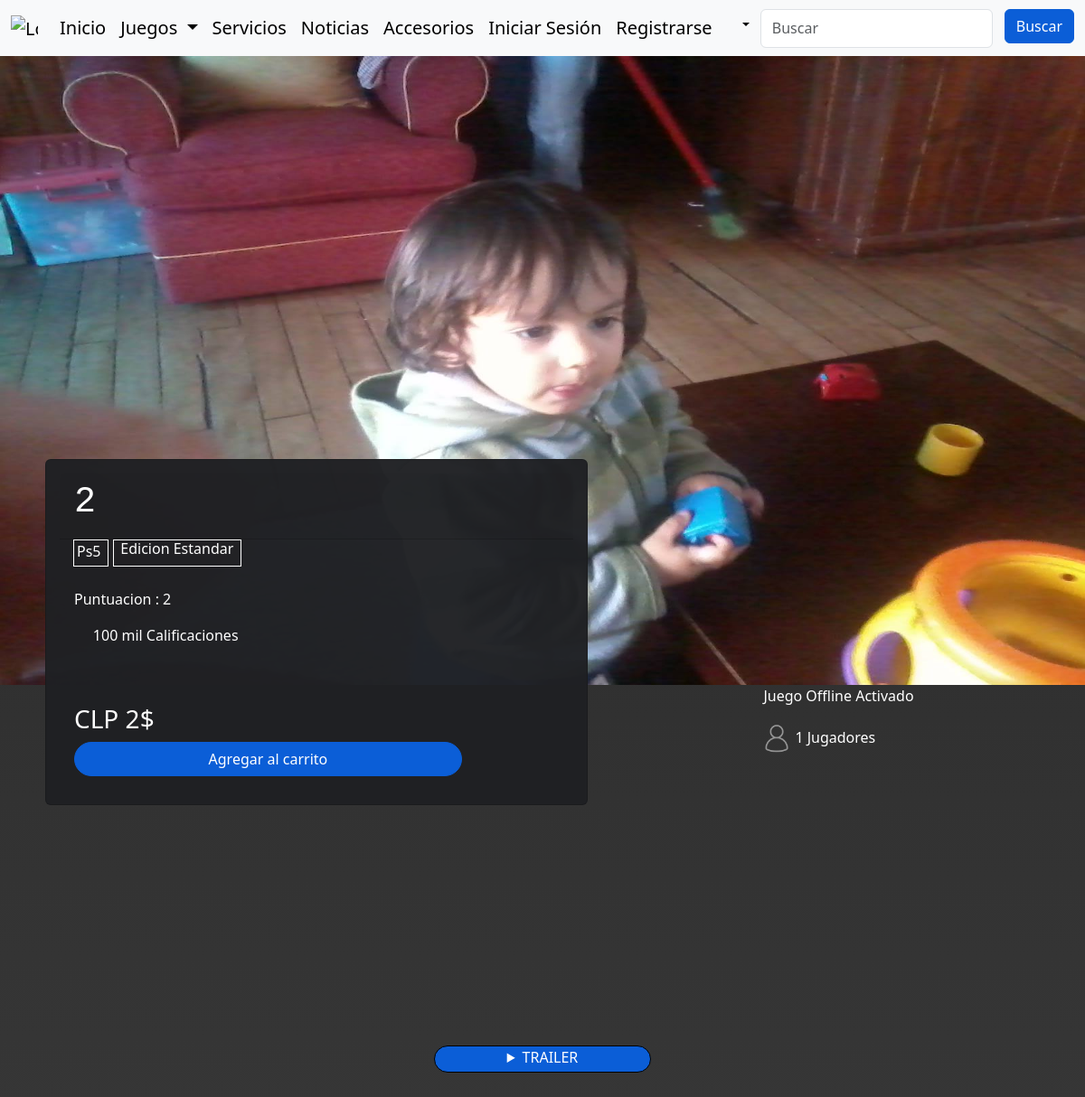
Screenshot of /cliente/Registros/game/1 with the database file from the repository.
### cliente/models.py (models this page shows, shortened)
class Categoria_juegos(models.Model):
    idcategoria = models.CharField(primary_key=True,max_length=10)
    nombre=models.CharField(max_length=100)

class Juegos(models.Model):
    idjuego=models.AutoField(primary_key=True)
    nombre=models.CharField(max_length=100)
    puntuacion = models.IntegerField(
        validators=[MinValueValidator(1), MaxValueValidator(10)])
    precio=models.CharField(max_length=20)
    imagen=models.ImageField( upload_to="cliente", null=False)
    cantidad_jugadores=models.CharField(max_length=100)
    online=models.BooleanField(default=False)
    mas18=models.BooleanField(default=False)
    id_categoria = models.ForeignKey('Categoria_juegos',on_delete=models.CASCADE, db_column='idcategoria')
    video=models.FileField(upload_to="cliente", null=False)
    estreno=models.BooleanField(default= False)

### cliente/views.py (the view)
# urls.py: path('game/<str:idjuego>',views.game, name='game'),
def game(request,idjuego):
        juegos=Juegos.objects.get(idjuego=idjuego)
        categorias = Categoria_juegos.objects.filter(idcategoria=juegos.id_categoria.idcategoria)
        context={'juegos':juegos,'categorias':categorias}
        return render(request,'cliente/Juegos/game.html',context)

### cliente/templates/cliente/Juegos/game.html (shortened to what this page needs)
{% extends 'cliente/home.html' %}
{% load static %}
{% block css %}
<link rel="stylesheet" href="{% static  'cliente/css/detalles.css'%}">
{% endblock %}
{% block contenido %}
{% if juegos  %}
{%for categoria in categorias %}
<div class="container" >
  <img class="img-fluid" src="{{juegos.imagen.url}}" alt="" >
</div>
<div class="container-card">
<div class="card text-bg-dark mb-3" style=>
  <div class="card-header" ><h1>{{juegos.nombre}}</h1></div>
  <div class="card-body-1">
      <h6 class="card-title-2" style=" margin-left: 5px; border: 1px solid #fff; min-width: 7%; height: 30px;padding: 3px;" > {{categoria.nombre}} </h6> <h6 class="card-title" > Edicion Estandar</h6>
  </div>
  <div class="card-body">
    <p class="card-text-1">Puntuacion : {{juegos.puntuacion}}</p>
    <p class="card-text-1">
    <img src="{% static 'cliente/img/estrella.png'%}" width="40px" style="margin-bottom: 5px;" alt=""> 100 mil Calificaciones
    </p>
    <br>
    <br>
    <h3 >CLP {{juegos.precio}}$</h3>
    {% if user.is_authenticated %}
    <button type="button" id="preciogow"  class="btn btn-primary-2"> <a href=" {% url 'carrito_add' correo=user.username idjuego=juegos.idjuego%}" style="color: #fff; text-decoration: none;">Agregar al carrito</a> </button>
    {% if messages %}
            {% for m in messages%}
                <script>
                    Swal.fire({
                        "title":"{{m}}",
                        "text":"",
                        "icon":"success"
                    })
                </script>
            {% endfor %}
        {% endif %}
    {% else %}
    <button type="button" id="preciogow"  class="btn btn-primary-2"> <a href="{% url 'login' %}" style="color: #fff; text-decoration: none;">Agregar al carrito</a> </button>
    {% endif %}
  </div>
</div>
  <div class="container-info">
  {% if juegos.online == True %}
  <p> <img src="{% static 'cliente/img/mandopng.png'%}" width="40px" style="margin-right: 5px;" alt="">Juego Online Activado</p>
  {% else %}
  <p> <img src="{% static 'cliente/img/mandopng.png'%}" width="40px" style="margin-right: 5px;" alt="">Juego Offline Activado</p>
  {% endif %}
  {% if juegos.cantidad_jugadores == 1%}
  <p> <img src="{% static 'cliente/img/user_icon_149851.png'%}" width="40px"  alt="">1 Jugador</p>
  {% else%}
  <p> <img src="{% static 'cliente/img/user_icon_149851.png'%}" width="40px"  alt="">{{juegos.cantidad_jugadores}} Jugadores</p>
  {% endif %}
  </div>
</div>
 <details>
    <summary>TRAILER</summary>
</details>
{%endfor%}
{% endif %}
{% endblock %}

### cliente/static/cliente/css/detalles.css (style rules this page uses)
body { margin: 0; background: linear-gradient(rgb(40, 40, 40), rgb(56, 56, 56));; }
.card-header { font-family: monospace; color: #fff; }
.btn { color: white; background-color: #0b5ed7; border-color: #0b5ed7; }
.card { background-color: rgba(31, 32, 36, .97) !important; position:relative; max-width: 600px; bottom: 250px; margin-left: 50px; padding: 15px; width: 100%; height: auto; overflow: hidden; display: flex; }
.btn-primary-2 { width: 80%; border-radius: 20px; margin: auto; }
.container-card { display: flex; }
.card-body-1 { display: flex; margin-left: 10px; }
.container-info { color: #fff; margin-left: auto; margin-right: auto; margin-bottom: auto; }
h1 { min-width: 7%; }
.card-title { border: 1px solid #fff; min-width:25%; margin-left: 5px; box-sizing: content-box; text-align: center; }
.container { margin: 0; min-width: 100%; padding: 0; box-sizing: content-box; }
.img-fluid { min-width: 100%; margin-top: 58px; height: 700px; }
summary { border: 1px solid; border-radius: 20px; margin-top: 5px; margin: auto; border: 1px solid black; box-sizing: border-box; width: 20%; background-color: #0b5ed7; color: white; height: 30px; text-align: center; }
html { min-height: 100%; position: relative; }
body { margin: 0; margin-bottom: 40px; }

### rows the page displays
Categoria_juegos: imagen (picture), nombre "Ps5"
Juegos: nombre "2", puntuacion "2", precio "2", cantidad_jugadores "1"
